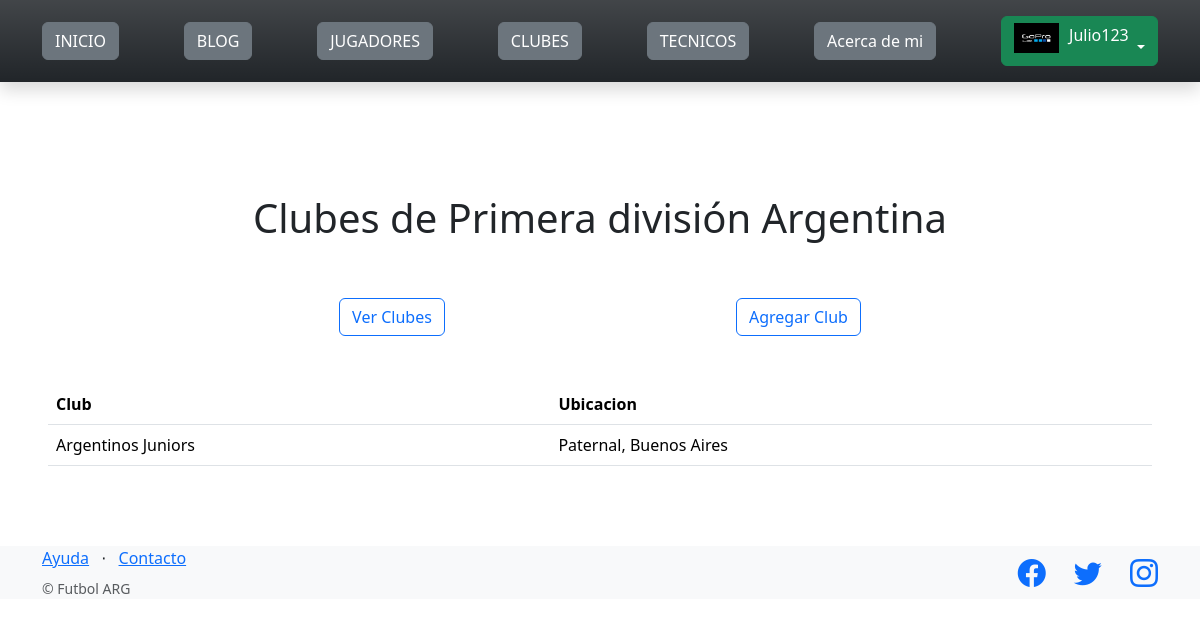
The app's page /futbol/clubes/ (signed in), older data.
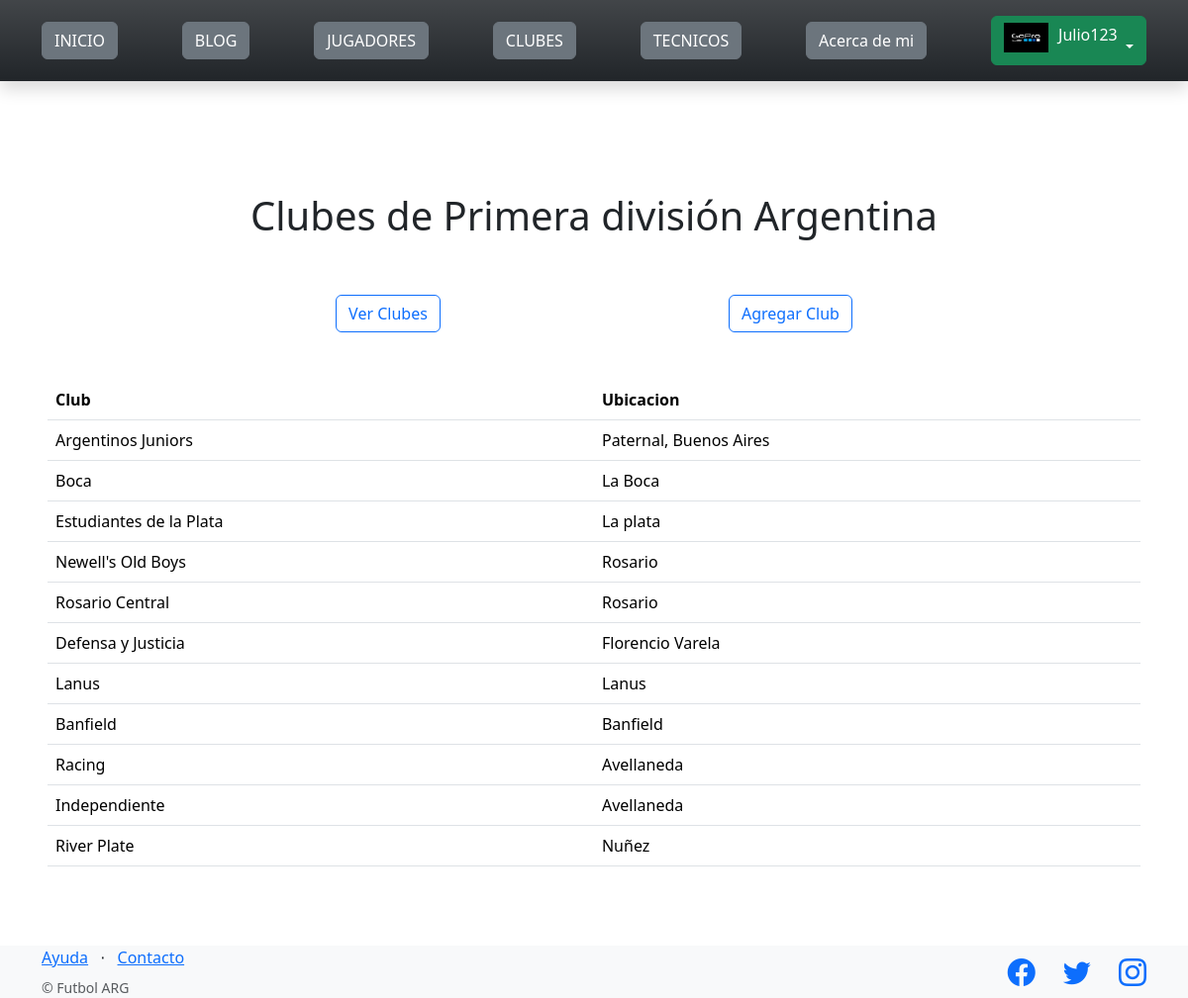
The same page, newer data.
### control_futbol/models.py (models this page shows)
class Club(models.Model):
    nombre = models.CharField(max_length=256)
    ubicacion = models.CharField(max_length=256)

### control_futbol/views.py (the view)
# urls.py: path("clubes/",  listar_clubes, name="lista_clubes"),
def listar_clubes(request):
    contexto = {
        "clubes": Club.objects.all(),
    }
    http_response = render(
        request = request,
        template_name = 'control_futbol/lista_clubes.html',
        context=contexto,
    )
    return http_response

### control_futbol/templates/control_futbol/lista_clubes.html (shortened to what this page needs)
{% extends "base.html" %}
{% block contenido %}
<h1 class="d-flex justify-content-center">Clubes de Primera división Argentina</h1>
<br><br>
<section class="d-flex justify-content-evenly">
    <a href="{% url 'lista_clubes' %}"><button type="button" class="btn btn-outline-primary">Ver Clubes</button></a>
    <a href="{% url 'agregar_clubes' %}"><button type="button" class="btn btn-outline-primary">Agregar Club</button></a>
</section>
<br><br>
<table class="table">
    <tbody>
        <tr>
            <th>Club</th>
            <th>Ubicacion</th>
        </tr>
        {% for Club in clubes %}
        <tr>
            <td>{{ Club.nombre }}</td>
            <td>{{ Club.ubicacion }}</td>
        </tr>
        {% endfor %}
    </tbody>
</table>
{% endblock contenido %}

Row changes from the older to the newer data that the page shows:
added Club: nombre "Boca", ubicacion "La Boca"
added Club: nombre "Estudiantes de la Plata", ubicacion "La plata"
added Club: nombre "Newell's Old Boys", ubicacion "Rosario"
added Club: nombre "Rosario Central", ubicacion "Rosario"
added Club: nombre "Defensa y Justicia", ubicacion "Florencio Varela"
added Club: nombre "Lanus", ubicacion "Lanus"
added Club: nombre "Banfield", ubicacion "Banfield"
added Club: nombre "Racing", ubicacion "Avellaneda"
added Club: nombre "Independiente", ubicacion "Avellaneda"
added Club: nombre "River Plate", ubicacion "Nuñez"
